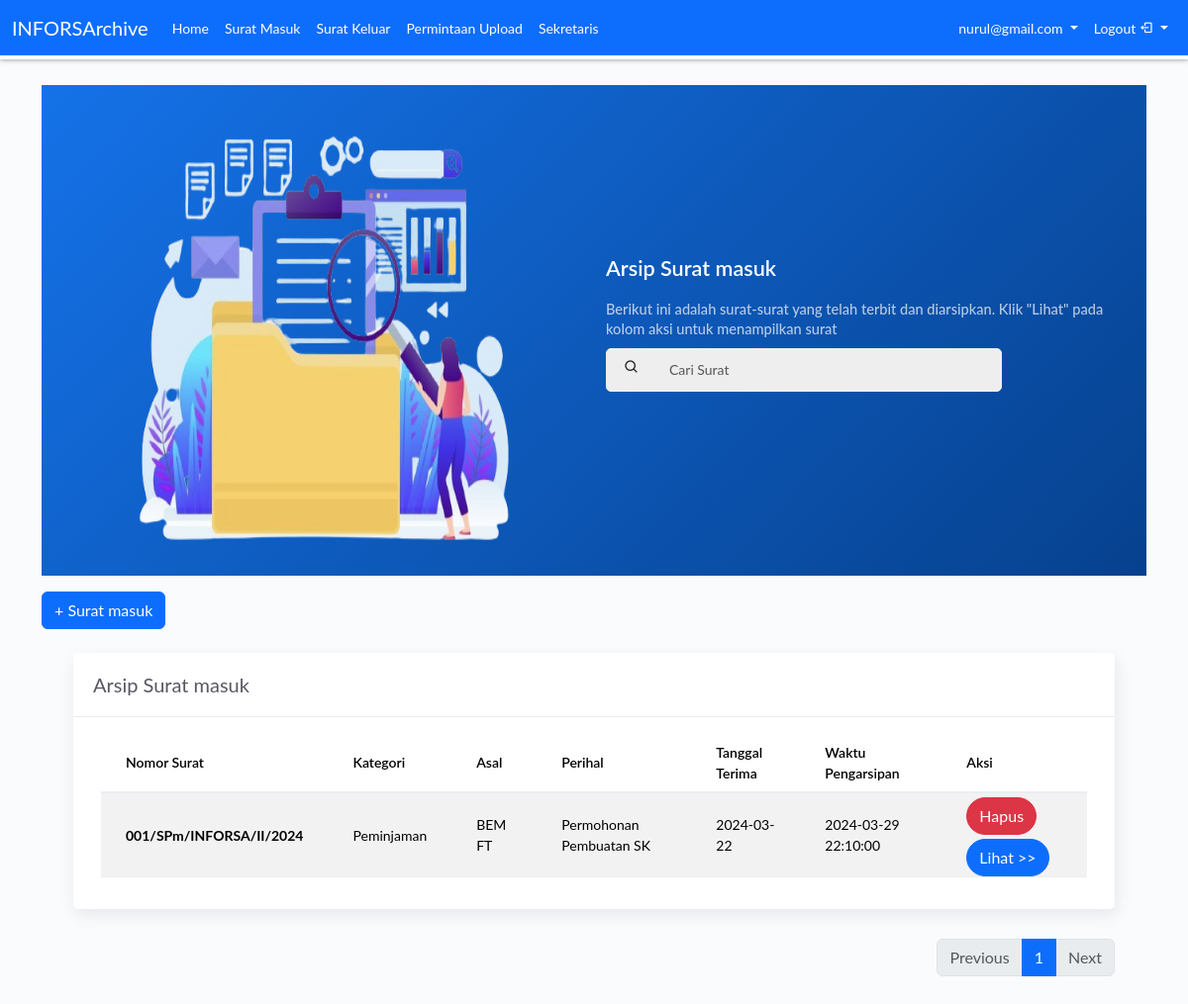
The page /view/admin/suratmasuk.php (signed in) on the database its author committed.
### tables this page shows
CREATE TABLE `surat_masuk` (
  `id` int(11) NOT NULL,
  `nomor` varchar(100) NOT NULL,
  `kategori` varchar(100) NOT NULL,
  `asal` varchar(50) NOT NULL,
  `perihal` varchar(100) NOT NULL,
  `tgl_terima` date NOT NULL,
  `waktu` datetime NOT NULL,
  `file` varchar(100) NOT NULL
);

### view/admin/suratmasuk.php (the view, shortened to what this page needs)
<?php
$email = $_SESSION['email'];
$query = "SELECT * FROM user WHERE email = '$email'";
?>
<!DOCTYPE html>
<html lang="en">
<head>
    <?php include '../../role/admin/admin-header.php'; ;?>
</head>
<body>
    <div class="container container-fluid">
    <div class="wrapper">
        <div class="main-panel pt-4">
            <div class="content">
            <div class="panel-header bg-primary-gradient">
                        <div class="page-inner py-2">
                            <div class="row align-items-center">
                                <div class="col-md-6">
                                    <img src="../../assets/img/search.png" class="img-fluid" alt="" style="height: 60vh;">
                                </div>
                                <div class="col-md-6">
                                    <h2 class="text-white pb-2 fw-bold">Arsip Surat masuk</h2>
                                    <h5 class="text-white op-7 mb-2">Berikut ini adalah surat-surat yang telah terbit dan diarsipkan. Klik "Lihat" pada kolom aksi untuk menampilkan surat</h5>
                                    <div class="collapse" id="search-nav">
                                        <form method="GET" action="suratmasuk.php" style="text-align: center;"
                                            class="navbar-left navbar-form nav-search mr-md-12">
                                            <div class="input-group mb-3">
                                                <div class="input-group-prepend">
                                                    <button type="submit" class="btn btn-search pr-1">
                                                        <i class="bx bx-search search-icon" onclick="myFunction()"></i>
                                                    </button>
                                                </div>
                                                <input type="text" placeholder="Cari Surat" name="kata_cari"
                                                    value="<?php if(isset($_GET['kata_cari'])) { echo $_GET['kata_cari']; } ?>"
                                                    class="form-control">
                                            </div>
                                        </form>
                                    </div>
                                </div>
                            </div>
                        </div>
                    </div>
                </div>
                <div class="pt-3 pb-5">
                <a href="../admin/suratmasuk/unggah.php"><button class="btn btn-primary btn-round ml-auto">+ Surat masuk</button></a>
                </div>
                <div class="page-inner mt--5">
                    <div class="col-md-12">
                        <div class="card">
                            <div class="card-header">
                                <div class="d-flex align-items-center">
                                    <h4 class="card-title">Arsip Surat masuk</h4>
                                </div>
                            </div>
                            <div class="container container-fluid">
                                <div class="card-body">
                                    <div class="table-responsive">
                                        <table id="add-row" class="display table table-striped table-hover">
                                            <thead>
                                                <tr>
                                                    <th scope="col">Nomor Surat</th>
                                                    <th scope="col">Kategori</th>
                                                    <th scope="col">Asal</th>
                                                    <th scope="col">Perihal</th>
                                                    <th scope="col">Tanggal Terima</th>
                                                    <th scope="col">Waktu Pengarsipan</th>
                                                    <th scope="col">Aksi</th>
                                                </tr>
                                            </thead>
                                            <tbody>
                                                <?php
                                                include '../../config/koneksi.php';
                                                    $page = isset($_GET['page']) && is_numeric($_GET['page']) ? $_GET['page'] : 1;
                                                    $limit = 5;
                                                    $count_query = "SELECT COUNT(*) AS total FROM surat_masuk";
                                                    $count_result = mysqli_query($con, $count_query);
                                                    $count_row = mysqli_fetch_assoc($count_result);
                                                    $total_records = $count_row['total'];
                                                    $total_pages = ceil($total_records / $limit);
                                                    $offset = ($page - 1) * $limit;
                                                    if(isset($_GET['kata_cari'])) {
                                                        $kata_cari = $_GET['kata_cari'];
                                                        $query = "SELECT * FROM surat_masuk  WHERE nomor like '%".$kata_cari."%' OR kategori like '%".$kata_cari."%' OR  perihal like '%".$kata_cari."%' ORDER BY id ASC LIMIT $offset, $limit";
                                                    } else {
                                                        $query = "SELECT * FROM surat_masuk LIMIT $offset, $limit";
                                                    }
                                                    $result = mysqli_query($con, $query);
                                                    while ($row = mysqli_fetch_assoc($result)) {
                                                ?>
                                                    <tr>
                                                        <th><?php echo $row['nomor']; ?></th>
                                                        <td><?php echo $row['kategori']; ?></td>
                                                        <td><?php echo $row['asal']; ?></td>
                                                        <td><?php echo $row['perihal']; ?></td>
                                                        <td><?php echo $row['tgl_terima']; ?></td>
                                                        <td><?php echo $row['waktu']; ?></td>
                                                        <td>
                                                            <a onClick="javascript: return confirm('Apakah Anda yakin ingin menghapus surat ini?');"
                                                                href="suratmasuk/delete.php?id=<?php echo $row['id']; ?>"><button
                                                                    class="btn btn-danger btn-rounded mt-1" style="border-radius: 20px;">Hapus</button></a>
                                                            <a href="suratmasuk/lihat.php?id=<?php echo $row['id']; ?>"><button
                                                                    class="btn btn-primary btn-rounded mt-1" style="border-radius: 20px;">Lihat >></button></a>
                                                        </td>
                                                    </tr>
                                                <?php } ?>
                                            </tbody>
                                        </table>
                                    </div>
                                </div>
                            </div>
                        </div>
                        <nav aria-label="Page navigation example" style="margin-top: 10px">
                            <ul class="pagination justify-content-end">
                                <?php
                                    if ($page > 1) {
                                        echo '<li class="page-item"><a class="page-link" href="?page='.($page - 1).'">Previous</a></li>';
                                    } else {
                                        echo '<li class="page-item disabled"><span class="page-link">Previous</span></li>';
                                    }
                                    for ($i = 1; $i <= $total_pages; $i++) {
                                        if ($i == $page) {
                                            echo '<li class="page-item active"><span class="page-link">'.$i.'</span></li>';
                                        } else {
                                            echo '<li class="page-item"><a class="page-link" href="?page='.$i.'">'.$i.'</a></li>';
                                        }
                                    }
                                    if ($page < $total_pages) {
                                        echo '<li class="page-item"><a class="page-link" href="?page='.($page + 1).'">Next</a></li>';
                                    } else {
                                        echo '<li class="page-item disabled"><span class="page-link">Next</span></li>';
                                    }
                                ?>
                            </ul>
                        </nav>
                    </div>
                </div>
            </div>
        </div>
        </div>
</body>
</html>

### assets/css/main.css (style rules this page uses)
:root { --footer : linear-gradient(to top, #7e7fd8, #589dda); }
body, h1, .h1, h2, .h2, h3, .h3, h4, .h4, h5, .h5, h6, .h6, p, .navbar, .brand, .btn-simple, .alert, a, .td-name, td, button.close { -moz-osx-font-smoothing: grayscale; -webkit-font-smoothing: antialiased; font-family: 'Lato', sans-serif; }
body { font-size: 14px; color: #575962; }
a { color: #1572E8; }
h2, .h2 { font-size: 1.35rem; }
h4, .h4 { font-size: 1.0375rem; }
h5, .h5 { font-size: .9125rem; }
h1, h2, h3, h4, h5, h6, .h1, .h2, .h3, .h4, .h5, .h6 { line-height: 1.4; }
.fw-bold { font-weight: 600 !important; }
.op-7 { opacity: 0.7; }
body { min-height: 100vh; position: relative; background: #f9fbfd; }
.mt--5, .my--5 { margin-top: -3rem !important; }
.wrapper { min-height: 100vh; position: relative; top: 0; height: 100vh; }
#search-nav { flex: 1; max-width: 400px; }
.main-panel { position: relative; width: calc(100%); height: 100vh; min-height: 100%; float: right; transition: all .3s; margin-top: 62px; }
.page-inner { padding: 1.5rem 0; }
@media (min-width: 576px) { .page-inner { padding-right: 1rem; padding-left: 1rem; } }
@media (min-width: 992px) { .page-inner { padding-right: 2rem; padding-left: 2rem; } }
.card, .card-light { border-radius: 5px; background-color: #ffffff; margin-bottom: 30px; -webkit-box-shadow: 2px 6px 15px 0px rgba(69, 65, 78, 0.1); -moz-box-shadow: 2px 6px 15px 0px rgba(69, 65, 78, 0.1); box-shadow: 2px 6px 15px 0px rgba(69, 65, 78, 0.1); border: 0px; }
.card .card-header, .card-light .card-header { padding: 1rem 1.25rem; background-color: transparent; border-bottom: 1px solid #ebecec !important; }
.card .card-header:first-child, .card-light .card-header:first-child { border-radius: 0px; }
.card-title { margin: 0; color: #575962; font-size: 20px; font-weight: 400; line-height: 1.6; }
.table > thead > tr > th, .table > tbody > tr > th, .table > tfoot > tr > th, .table > thead > tr > td, .table > tbody > tr > td, .table > tfoot > tr > td { vertical-align: middle; }
.table > tbody > tr > td, .table > tbody > tr > th { padding: 8px; }
.table thead th { border-bottom-width: 2px; font-weight: 600; }
.table td, .table th { font-size: 14px; border-top-width: 0px; border-bottom: 1px solid; border-color: #ebedf2 !important; padding: 0 25px !important; height: 60px; vertical-align: middle !important; }
.nav-search .input-group { border: 1px solid #eee; background: #eee; border-radius: 5px; }
.nav-search .form-control { border: 0; background: transparent !important; font-size: 14px; padding: 0.75em 1em; min-width: 200px; max-width: 100%; }
.nav-search .btn-search { background: transparent; padding: .375rem 1rem; }
@media screen and (min-width: 991px) { #search-nav { display: block !important; } }
.bg-primary-gradient { background: #1572E8 !important; background: linear-gradient(-45deg, #06418E, #1572E8) !important; }

### assets/css/style.css (style rules this page uses)
:root { --footer : linear-gradient(to top, #7e7fd8, #589dda); }
.page-inner { animation-duration: 1s; animation-timing-function: ease-out; }

### rows shown on the page
surat_masuk: nomor "001/SPm/INFORSA/II/2024", kategori "Peminjaman", asal "BEM FT", perihal "Permohonan Pembuatan SK", tgl_terima "2024-03-22", waktu "2024-03-29 22:10:00"

### other values the page prints
$_SESSION['email'] "nurul@gmail.com"
